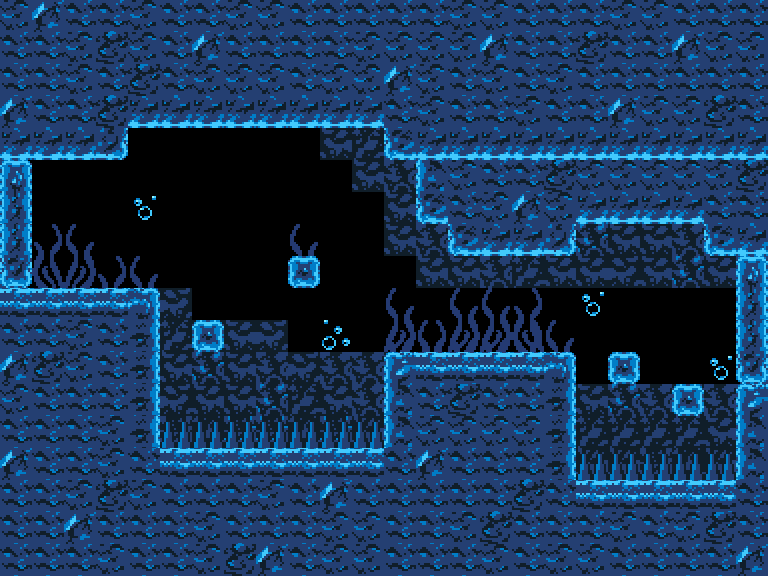

This game map was drawn from its Tiled (.tmx) file and the tilesets committed beside it. A one-line description and the full map source follow:
An orthogonal 24x18 tile map with 32x32 px tiles, 8 tile layers (decoration, seaweed, blocks, hazards, ...) and 3 objects (playerSpawnRight, playerSpawnLeft, playerSpawn).

<map version="1.5" tiledversion="1.6.0" orientation="orthogonal" renderorder="right-down" width="24" height="18" tilewidth="32" tileheight="32" infinite="0" nextlayerid="14" nextobjectid="5">
 <editorsettings>
  <export target="waterLeftRight.json" format="json" />
 </editorsettings>
 <tileset firstgid="1" name="waterTileset" tilewidth="32" tileheight="32" tilecount="400" columns="20">
  <image source="waterTileset.png" trans="000000" width="640" height="640" />
  <tile id="0">
   <properties>
    <property name="collides" type="bool" value="true" />
   </properties>
  </tile>
  <tile id="1">
   <properties>
    <property name="collides" type="bool" value="true" />
   </properties>
  </tile>
  <tile id="2">
   <properties>
    <property name="collides" type="bool" value="true" />
   </properties>
  </tile>
  <tile id="3">
   <properties>
    <property name="collides" type="bool" value="true" />
   </properties>
  </tile>
  <tile id="9">
   <properties>
    <property name="collides" type="bool" value="true" />
   </properties>
  </tile>
  <tile id="10">
   <properties>
    <property name="collides" type="bool" value="true" />
   </properties>
  </tile>
  <tile id="11">
   <properties>
    <property name="collides" type="bool" value="true" />
   </properties>
  </tile>
  <tile id="12">
   <properties>
    <property name="collides" type="bool" value="true" />
   </properties>
  </tile>
  <tile id="20">
   <properties>
    <property name="collides" type="bool" value="true" />
   </properties>
  </tile>
  <tile id="21">
   <properties>
    <property name="collides" type="bool" value="true" />
   </properties>
  </tile>
  <tile id="22">
   <properties>
    <property name="collides" type="bool" value="true" />
   </properties>
  </tile>
  <tile id="23">
   <properties>
    <property name="collides" type="bool" value="true" />
   </properties>
  </tile>
  <tile id="29">
   <properties>
    <property name="collides" type="bool" value="true" />
   </properties>
  </tile>
  <tile id="30">
   <properties>
    <property name="collides" type="bool" value="true" />
   </properties>
  </tile>
  <tile id="31">
   <properties>
    <property name="collides" type="bool" value="true" />
   </properties>
  </tile>
  <tile id="32">
   <properties>
    <property name="collides" type="bool" value="true" />
   </properties>
  </tile>
  <tile id="40">
   <properties>
    <property name="collides" type="bool" value="true" />
   </properties>
  </tile>
  <tile id="41">
   <properties>
    <property name="collides" type="bool" value="true" />
   </properties>
  </tile>
  <tile id="42">
   <properties>
    <property name="collides" type="bool" value="true" />
   </properties>
  </tile>
  <tile id="43">
   <properties>
    <property name="collides" type="bool" value="true" />
   </properties>
  </tile>
  <tile id="49">
   <properties>
    <property name="collides" type="bool" value="true" />
   </properties>
  </tile>
  <tile id="50">
   <properties>
    <property name="collides" type="bool" value="true" />
   </properties>
  </tile>
  <tile id="51">
   <properties>
    <property name="collides" type="bool" value="true" />
   </properties>
  </tile>
  <tile id="52">
   <properties>
    <property name="collides" type="bool" value="true" />
   </properties>
  </tile>
  <tile id="60">
   <properties>
    <property name="collides" type="bool" value="true" />
   </properties>
  </tile>
  <tile id="61">
   <properties>
    <property name="collides" type="bool" value="true" />
   </properties>
  </tile>
  <tile id="62">
   <properties>
    <property name="collides" type="bool" value="true" />
   </properties>
  </tile>
  <tile id="63">
   <properties>
    <property name="collides" type="bool" value="true" />
   </properties>
  </tile>
  <tile id="69">
   <properties>
    <property name="collides" type="bool" value="true" />
   </properties>
  </tile>
  <tile id="70">
   <properties>
    <property name="collides" type="bool" value="true" />
   </properties>
  </tile>
  <tile id="71">
   <properties>
    <property name="collides" type="bool" value="true" />
   </properties>
  </tile>
  <tile id="72">
   <properties>
    <property name="collides" type="bool" value="true" />
   </properties>
  </tile>
  <tile id="85">
   <properties>
    <property name="collides" type="bool" value="true" />
   </properties>
  </tile>
  <tile id="86">
   <properties>
    <property name="collides" type="bool" value="true" />
   </properties>
  </tile>
  <tile id="87">
   <properties>
    <property name="collides" type="bool" value="true" />
   </properties>
  </tile>
  <tile id="88">
   <properties>
    <property name="collides" type="bool" value="true" />
   </properties>
  </tile>
  <tile id="93">
   <properties>
    <property name="collides" type="bool" value="true" />
   </properties>
  </tile>
  <tile id="94">
   <properties>
    <property name="collides" type="bool" value="true" />
   </properties>
  </tile>
  <tile id="95">
   <properties>
    <property name="collides" type="bool" value="true" />
   </properties>
  </tile>
  <tile id="96">
   <properties>
    <property name="collides" type="bool" value="true" />
   </properties>
  </tile>
  <tile id="105">
   <properties>
    <property name="collides" type="bool" value="true" />
   </properties>
  </tile>
  <tile id="106">
   <properties>
    <property name="collides" type="bool" value="true" />
   </properties>
  </tile>
  <tile id="107">
   <properties>
    <property name="collides" type="bool" value="true" />
   </properties>
  </tile>
  <tile id="108">
   <properties>
    <property name="collides" type="bool" value="true" />
   </properties>
  </tile>
  <tile id="113">
   <properties>
    <property name="collides" type="bool" value="true" />
   </properties>
  </tile>
  <tile id="114">
   <properties>
    <property name="collides" type="bool" value="true" />
   </properties>
  </tile>
  <tile id="115">
   <properties>
    <property name="collides" type="bool" value="true" />
   </properties>
  </tile>
  <tile id="116">
   <properties>
    <property name="collides" type="bool" value="true" />
   </properties>
  </tile>
  <tile id="125">
   <properties>
    <property name="collides" type="bool" value="true" />
   </properties>
  </tile>
  <tile id="126">
   <properties>
    <property name="collides" type="bool" value="true" />
   </properties>
  </tile>
  <tile id="127">
   <properties>
    <property name="collides" type="bool" value="true" />
   </properties>
  </tile>
  <tile id="128">
   <properties>
    <property name="collides" type="bool" value="true" />
   </properties>
  </tile>
  <tile id="133">
   <properties>
    <property name="collides" type="bool" value="true" />
   </properties>
  </tile>
  <tile id="134">
   <properties>
    <property name="collides" type="bool" value="true" />
   </properties>
  </tile>
  <tile id="135">
   <properties>
    <property name="collides" type="bool" value="true" />
   </properties>
  </tile>
  <tile id="136">
   <properties>
    <property name="collides" type="bool" value="true" />
   </properties>
  </tile>
  <tile id="145">
   <properties>
    <property name="collides" type="bool" value="true" />
   </properties>
  </tile>
  <tile id="146">
   <properties>
    <property name="collides" type="bool" value="true" />
   </properties>
  </tile>
  <tile id="147">
   <properties>
    <property name="collides" type="bool" value="true" />
   </properties>
  </tile>
  <tile id="148">
   <properties>
    <property name="collides" type="bool" value="true" />
   </properties>
  </tile>
  <tile id="153">
   <properties>
    <property name="collides" type="bool" value="true" />
   </properties>
  </tile>
  <tile id="154">
   <properties>
    <property name="collides" type="bool" value="true" />
   </properties>
  </tile>
  <tile id="155">
   <properties>
    <property name="collides" type="bool" value="true" />
   </properties>
  </tile>
  <tile id="156">
   <properties>
    <property name="collides" type="bool" value="true" />
   </properties>
  </tile>
  <tile id="160">
   <properties>
    <property name="collides" type="bool" value="true" />
   </properties>
  </tile>
  <tile id="169">
   <properties>
    <property name="collides" type="bool" value="true" />
   </properties>
  </tile>
  <tile id="170">
   <properties>
    <property name="collides" type="bool" value="true" />
   </properties>
  </tile>
  <tile id="171">
   <properties>
    <property name="collides" type="bool" value="true" />
   </properties>
  </tile>
  <tile id="172">
   <properties>
    <property name="collides" type="bool" value="true" />
   </properties>
  </tile>
  <tile id="189">
   <properties>
    <property name="collides" type="bool" value="true" />
   </properties>
  </tile>
  <tile id="190">
   <properties>
    <property name="collides" type="bool" value="true" />
   </properties>
  </tile>
  <tile id="191">
   <properties>
    <property name="collides" type="bool" value="true" />
   </properties>
  </tile>
  <tile id="192">
   <properties>
    <property name="collides" type="bool" value="true" />
   </properties>
  </tile>
  <tile id="209">
   <properties>
    <property name="collides" type="bool" value="true" />
   </properties>
  </tile>
  <tile id="210">
   <properties>
    <property name="collides" type="bool" value="true" />
   </properties>
  </tile>
  <tile id="211">
   <properties>
    <property name="collides" type="bool" value="true" />
   </properties>
  </tile>
  <tile id="212">
   <properties>
    <property name="collides" type="bool" value="true" />
   </properties>
  </tile>
  <tile id="229">
   <properties>
    <property name="collides" type="bool" value="true" />
   </properties>
  </tile>
  <tile id="230">
   <properties>
    <property name="collides" type="bool" value="true" />
   </properties>
  </tile>
  <tile id="231">
   <properties>
    <property name="collides" type="bool" value="true" />
   </properties>
  </tile>
  <tile id="232">
   <properties>
    <property name="collides" type="bool" value="true" />
   </properties>
  </tile>
 </tileset>
 <layer id="4" name="decoration" width="24" height="18">
  <data encoding="csv">
0,0,0,0,0,0,0,0,0,0,0,0,0,0,0,0,0,0,0,0,0,0,0,0,
0,0,0,0,0,0,0,0,0,0,0,0,0,0,0,0,0,0,0,0,0,0,0,0,
0,0,0,0,0,0,0,0,0,0,0,0,0,0,0,0,0,0,0,0,0,0,0,0,
0,0,0,0,0,0,0,0,0,0,0,0,0,0,0,0,0,0,0,0,0,0,0,0,
0,0,0,0,0,0,0,0,0,0,144,123,122,0,0,0,0,0,0,0,0,0,0,0,
0,0,0,0,0,0,0,0,0,0,0,144,122,0,0,0,0,0,0,0,0,0,0,0,
0,0,0,0,25,0,0,0,0,0,0,0,144,122,0,0,0,0,0,0,0,0,0,0,
0,6,7,0,0,0,0,0,0,7,0,0,144,122,122,0,0,122,121,144,144,122,122,0,
0,26,27,6,0,0,0,0,0,0,0,0,0,144,144,122,123,144,144,124,144,121,144,122,
0,0,0,0,124,124,0,0,0,0,0,0,0,0,0,0,0,0,25,0,0,0,0,0,
0,0,0,0,0,123,123,144,124,0,45,0,6,6,6,6,6,7,0,0,0,0,0,0,
0,0,0,0,144,144,121,144,122,124,122,122,123,0,0,0,0,0,0,0,0,0,25,0,
0,0,0,0,0,124,144,144,121,123,144,122,144,0,0,123,124,123,144,121,122,124,122,122,
0,0,0,0,0,122,123,121,121,123,121,144,123,0,0,0,123,123,123,123,123,123,144,0,
0,0,0,0,0,0,0,0,0,0,0,0,0,0,0,0,0,144,144,144,122,123,144,0,
0,0,0,0,0,0,0,0,0,0,0,0,0,0,0,0,0,0,123,144,121,123,144,122,
0,0,0,0,0,0,0,0,0,0,0,0,0,0,0,0,0,0,0,0,0,0,0,0,
0,0,0,0,0,0,0,0,0,0,0,0,0,0,0,0,0,0,0,0,0,0,0,0
</data>
 </layer>
 <layer id="9" name="seaweed" width="24" height="18">
  <data encoding="csv">
0,0,0,0,0,0,0,0,0,0,0,0,0,0,0,0,0,0,0,0,0,0,0,0,
0,0,0,0,0,0,0,0,0,0,0,0,0,0,0,0,0,0,0,0,0,0,0,0,
0,0,0,0,0,0,0,0,0,0,0,0,0,0,0,0,0,0,0,0,0,0,0,0,
0,0,0,0,0,0,0,0,0,0,0,0,0,0,0,0,0,0,0,0,0,0,0,0,
0,0,0,0,0,0,0,0,0,0,0,0,0,0,0,0,0,0,0,0,0,0,0,0,
0,0,0,0,0,0,0,0,0,0,0,0,0,0,0,0,0,0,0,0,0,0,0,0,
0,0,0,0,0,0,0,0,0,0,0,0,0,0,0,0,0,0,0,0,0,0,0,0,
0,0,0,0,0,0,0,0,0,0,0,0,0,0,0,0,0,0,0,0,0,0,0,0,
0,0,0,0,7,0,0,0,0,0,0,0,0,0,0,0,0,0,0,0,0,0,0,0,
0,0,0,0,0,0,0,0,0,0,0,0,7,0,7,7,6,0,0,0,0,0,0,0,
0,0,0,0,0,0,0,0,0,0,0,0,27,7,27,27,26,0,0,0,0,0,0,0,
0,0,0,0,0,0,0,0,0,0,0,0,0,0,0,0,0,0,0,0,0,0,0,0,
0,0,0,0,0,0,0,0,0,0,0,0,0,0,0,0,0,0,0,0,0,0,0,0,
0,0,0,0,0,0,0,0,0,0,0,0,0,0,0,0,0,0,0,0,0,0,0,0,
0,0,0,0,0,0,0,0,0,0,0,0,0,0,0,0,0,0,0,0,0,0,0,0,
0,0,0,0,0,0,0,0,0,0,0,0,0,0,0,0,0,0,0,0,0,0,0,0,
0,0,0,0,0,0,0,0,0,0,0,0,0,0,0,0,0,0,0,0,0,0,0,0,
0,0,0,0,0,0,0,0,0,0,0,0,0,0,0,0,0,0,0,0,0,0,0,0
</data>
 </layer>
 <layer id="1" name="blocks" width="24" height="18">
  <properties>
   <property name="collides" type="bool" value="true" />
  </properties>
  <data encoding="csv">
5,102,22,22,5,22,22,5,5,22,22,22,22,22,5,5,22,22,22,5,5,22,22,22,
22,22,5,101,5,22,102,22,22,22,22,5,5,5,5,102,22,22,101,22,22,102,5,5,
22,22,5,22,101,22,5,5,5,22,5,5,102,5,22,5,22,5,22,22,22,22,22,22,
102,22,22,101,42,42,42,42,42,42,42,42,22,5,22,22,5,22,22,102,5,5,101,22,
42,42,42,43,0,0,0,0,0,0,0,0,41,42,42,42,42,42,42,42,42,42,42,42,
0,0,0,0,0,0,0,0,0,0,0,0,0,21,5,22,22,101,5,5,5,5,5,101,
0,0,0,0,0,0,0,0,0,0,0,0,0,41,22,5,102,5,42,42,42,42,22,22,
0,0,0,0,0,0,0,0,0,0,0,0,0,0,41,42,42,43,0,0,0,0,41,42,
0,0,0,0,0,0,0,0,0,64,0,0,0,0,0,0,0,0,0,0,0,0,0,0,
2,2,2,2,3,0,0,0,0,0,0,0,0,0,0,0,0,0,0,0,0,0,0,0,
22,22,5,22,23,0,64,0,0,0,0,0,0,0,0,0,0,0,0,0,0,0,0,0,
102,101,5,22,23,0,0,0,0,0,0,0,1,2,2,2,2,3,0,64,0,0,0,0,
5,22,22,22,23,0,0,0,0,0,0,0,21,22,101,22,22,23,0,0,0,64,0,1,
22,22,22,5,23,0,0,0,0,0,0,0,21,5,5,5,5,23,0,0,0,0,0,21,
102,22,22,5,22,2,2,2,2,2,2,2,22,102,22,22,22,23,0,0,0,0,0,21,
22,22,5,101,5,22,22,22,5,22,102,22,22,22,22,22,101,22,2,2,2,2,2,22,
22,22,102,22,22,22,5,22,22,22,5,5,22,22,5,101,22,22,22,5,22,5,101,22,
22,22,22,5,22,22,5,101,102,22,5,5,22,22,22,5,22,5,5,22,22,22,22,102
</data>
 </layer>
 <layer id="8" name="hazards" width="24" height="18">
  <properties>
   <property name="collides" type="bool" value="true" />
  </properties>
  <data encoding="csv">
0,0,0,0,0,0,0,0,0,0,0,0,0,0,0,0,0,0,0,0,0,0,0,0,
0,0,0,0,0,0,0,0,0,0,0,0,0,0,0,0,0,0,0,0,0,0,0,0,
0,0,0,0,0,0,0,0,0,0,0,0,0,0,0,0,0,0,0,0,0,0,0,0,
0,0,0,0,0,0,0,0,0,0,0,0,0,0,0,0,0,0,0,0,0,0,0,0,
0,0,0,0,0,0,0,0,0,0,0,0,0,0,0,0,0,0,0,0,0,0,0,0,
0,0,0,0,0,0,0,0,0,0,0,0,0,0,0,0,0,0,0,0,0,0,0,0,
0,0,0,0,0,0,0,0,0,0,0,0,0,0,0,0,0,0,0,0,0,0,0,0,
0,0,0,0,0,0,0,0,0,0,0,0,0,0,0,0,0,0,0,0,0,0,0,0,
0,0,0,0,0,0,0,0,0,0,0,0,0,0,0,0,0,0,0,0,0,0,0,0,
0,0,0,0,0,0,0,0,0,0,0,0,0,0,0,0,0,0,0,0,0,0,0,0,
0,0,0,0,0,0,0,0,0,0,0,0,0,0,0,0,0,0,0,0,0,0,0,0,
0,0,0,0,0,0,0,0,0,0,0,0,0,0,0,0,0,0,0,0,0,0,0,0,
0,0,0,0,0,0,0,0,0,0,0,0,0,0,0,0,0,0,0,0,0,0,0,0,
0,0,0,0,0,161,161,161,161,161,161,161,0,0,0,0,0,0,0,0,0,0,0,0,
0,0,0,0,0,0,0,0,0,0,0,0,0,0,0,0,0,0,161,161,161,161,161,0,
0,0,0,0,0,0,0,0,0,0,0,0,0,0,0,0,0,0,0,0,0,0,0,0,
0,0,0,0,0,0,0,0,0,0,0,0,0,0,0,0,0,0,0,0,0,0,0,0,
0,0,0,0,0,0,0,0,0,0,0,0,0,0,0,0,0,0,0,0,0,0,0,0
</data>
 </layer>
 <layer id="12" name="leftPipe" width="24" height="18">
  <data encoding="csv">
0,0,0,0,0,0,0,0,0,0,0,0,0,0,0,0,0,0,0,0,0,0,0,0,
0,0,0,0,0,0,0,0,0,0,0,0,0,0,0,0,0,0,0,0,0,0,0,0,
0,0,0,0,0,0,0,0,0,0,0,0,0,0,0,0,0,0,0,0,0,0,0,0,
0,0,0,0,0,0,0,0,0,0,0,0,0,0,0,0,0,0,0,0,0,0,0,0,
0,0,0,0,0,0,0,0,0,0,0,0,0,0,0,0,0,0,0,0,0,0,0,0,
97,0,0,0,0,0,0,0,0,0,0,0,0,0,0,0,0,0,0,0,0,0,0,0,
117,0,0,0,0,0,0,0,0,0,0,0,0,0,0,0,0,0,0,0,0,0,0,0,
137,0,0,0,0,0,0,0,0,0,0,0,0,0,0,0,0,0,0,0,0,0,0,0,
157,0,0,0,0,0,0,0,0,0,0,0,0,0,0,0,0,0,0,0,0,0,0,0,
0,0,0,0,0,0,0,0,0,0,0,0,0,0,0,0,0,0,0,0,0,0,0,0,
0,0,0,0,0,0,0,0,0,0,0,0,0,0,0,0,0,0,0,0,0,0,0,0,
0,0,0,0,0,0,0,0,0,0,0,0,0,0,0,0,0,0,0,0,0,0,0,0,
0,0,0,0,0,0,0,0,0,0,0,0,0,0,0,0,0,0,0,0,0,0,0,0,
0,0,0,0,0,0,0,0,0,0,0,0,0,0,0,0,0,0,0,0,0,0,0,0,
0,0,0,0,0,0,0,0,0,0,0,0,0,0,0,0,0,0,0,0,0,0,0,0,
0,0,0,0,0,0,0,0,0,0,0,0,0,0,0,0,0,0,0,0,0,0,0,0,
0,0,0,0,0,0,0,0,0,0,0,0,0,0,0,0,0,0,0,0,0,0,0,0,
0,0,0,0,0,0,0,0,0,0,0,0,0,0,0,0,0,0,0,0,0,0,0,0
</data>
 </layer>
 <layer id="2" name="leftDoor" width="24" height="18">
  <properties>
   <property name="collides" type="bool" value="true" />
  </properties>
  <data encoding="csv">
0,0,0,0,0,0,0,0,0,0,0,0,0,0,0,0,0,0,0,0,0,0,0,0,
0,0,0,0,0,0,0,0,0,0,0,0,0,0,0,0,0,0,0,0,0,0,0,0,
0,0,0,0,0,0,0,0,0,0,0,0,0,0,0,0,0,0,0,0,0,0,0,0,
0,0,0,0,0,0,0,0,0,0,0,0,0,0,0,0,0,0,0,0,0,0,0,0,
0,0,0,0,0,0,0,0,0,0,0,0,0,0,0,0,0,0,0,0,0,0,0,0,
4,0,0,0,0,0,0,0,0,0,0,0,0,0,0,0,0,0,0,0,0,0,0,0,
24,0,0,0,0,0,0,0,0,0,0,0,0,0,0,0,0,0,0,0,0,0,0,0,
24,0,0,0,0,0,0,0,0,0,0,0,0,0,0,0,0,0,0,0,0,0,0,0,
44,0,0,0,0,0,0,0,0,0,0,0,0,0,0,0,0,0,0,0,0,0,0,0,
0,0,0,0,0,0,0,0,0,0,0,0,0,0,0,0,0,0,0,0,0,0,0,0,
0,0,0,0,0,0,0,0,0,0,0,0,0,0,0,0,0,0,0,0,0,0,0,0,
0,0,0,0,0,0,0,0,0,0,0,0,0,0,0,0,0,0,0,0,0,0,0,0,
0,0,0,0,0,0,0,0,0,0,0,0,0,0,0,0,0,0,0,0,0,0,0,0,
0,0,0,0,0,0,0,0,0,0,0,0,0,0,0,0,0,0,0,0,0,0,0,0,
0,0,0,0,0,0,0,0,0,0,0,0,0,0,0,0,0,0,0,0,0,0,0,0,
0,0,0,0,0,0,0,0,0,0,0,0,0,0,0,0,0,0,0,0,0,0,0,0,
0,0,0,0,0,0,0,0,0,0,0,0,0,0,0,0,0,0,0,0,0,0,0,0,
0,0,0,0,0,0,0,0,0,0,0,0,0,0,0,0,0,0,0,0,0,0,0,0
</data>
 </layer>
 <layer id="13" name="rightPipe" width="24" height="18">
  <data encoding="csv">
0,0,0,0,0,0,0,0,0,0,0,0,0,0,0,0,0,0,0,0,0,0,0,0,
0,0,0,0,0,0,0,0,0,0,0,0,0,0,0,0,0,0,0,0,0,0,0,0,
0,0,0,0,0,0,0,0,0,0,0,0,0,0,0,0,0,0,0,0,0,0,0,0,
0,0,0,0,0,0,0,0,0,0,0,0,0,0,0,0,0,0,0,0,0,0,0,0,
0,0,0,0,0,0,0,0,0,0,0,0,0,0,0,0,0,0,0,0,0,0,0,0,
0,0,0,0,0,0,0,0,0,0,0,0,0,0,0,0,0,0,0,0,0,0,0,0,
0,0,0,0,0,0,0,0,0,0,0,0,0,0,0,0,0,0,0,0,0,0,0,0,
0,0,0,0,0,0,0,0,0,0,0,0,0,0,0,0,0,0,0,0,0,0,0,0,
0,0,0,0,0,0,0,0,0,0,0,0,0,0,0,0,0,0,0,0,0,0,0,86,
0,0,0,0,0,0,0,0,0,0,0,0,0,0,0,0,0,0,0,0,0,0,0,106,
0,0,0,0,0,0,0,0,0,0,0,0,0,0,0,0,0,0,0,0,0,0,0,126,
0,0,0,0,0,0,0,0,0,0,0,0,0,0,0,0,0,0,0,0,0,0,0,146,
0,0,0,0,0,0,0,0,0,0,0,0,0,0,0,0,0,0,0,0,0,0,0,0,
0,0,0,0,0,0,0,0,0,0,0,0,0,0,0,0,0,0,0,0,0,0,0,0,
0,0,0,0,0,0,0,0,0,0,0,0,0,0,0,0,0,0,0,0,0,0,0,0,
0,0,0,0,0,0,0,0,0,0,0,0,0,0,0,0,0,0,0,0,0,0,0,0,
0,0,0,0,0,0,0,0,0,0,0,0,0,0,0,0,0,0,0,0,0,0,0,0,
0,0,0,0,0,0,0,0,0,0,0,0,0,0,0,0,0,0,0,0,0,0,0,0
</data>
 </layer>
 <layer id="3" name="rightDoor" width="24" height="18">
  <properties>
   <property name="collides" type="bool" value="true" />
  </properties>
  <data encoding="csv">
0,0,0,0,0,0,0,0,0,0,0,0,0,0,0,0,0,0,0,0,0,0,0,0,
0,0,0,0,0,0,0,0,0,0,0,0,0,0,0,0,0,0,0,0,0,0,0,0,
0,0,0,0,0,0,0,0,0,0,0,0,0,0,0,0,0,0,0,0,0,0,0,0,
0,0,0,0,0,0,0,0,0,0,0,0,0,0,0,0,0,0,0,0,0,0,0,0,
0,0,0,0,0,0,0,0,0,0,0,0,0,0,0,0,0,0,0,0,0,0,0,0,
0,0,0,0,0,0,0,0,0,0,0,0,0,0,0,0,0,0,0,0,0,0,0,0,
0,0,0,0,0,0,0,0,0,0,0,0,0,0,0,0,0,0,0,0,0,0,0,0,
0,0,0,0,0,0,0,0,0,0,0,0,0,0,0,0,0,0,0,0,0,0,0,0,
0,0,0,0,0,0,0,0,0,0,0,0,0,0,0,0,0,0,0,0,0,0,0,4,
0,0,0,0,0,0,0,0,0,0,0,0,0,0,0,0,0,0,0,0,0,0,0,24,
0,0,0,0,0,0,0,0,0,0,0,0,0,0,0,0,0,0,0,0,0,0,0,24,
0,0,0,0,0,0,0,0,0,0,0,0,0,0,0,0,0,0,0,0,0,0,0,44,
0,0,0,0,0,0,0,0,0,0,0,0,0,0,0,0,0,0,0,0,0,0,0,0,
0,0,0,0,0,0,0,0,0,0,0,0,0,0,0,0,0,0,0,0,0,0,0,0,
0,0,0,0,0,0,0,0,0,0,0,0,0,0,0,0,0,0,0,0,0,0,0,0,
0,0,0,0,0,0,0,0,0,0,0,0,0,0,0,0,0,0,0,0,0,0,0,0,
0,0,0,0,0,0,0,0,0,0,0,0,0,0,0,0,0,0,0,0,0,0,0,0,
0,0,0,0,0,0,0,0,0,0,0,0,0,0,0,0,0,0,0,0,0,0,0,0
</data>
 </layer>
 <objectgroup id="10" name="playerSpawns">
  <object id="1" name="playerSpawnRight" x="736" y="352">
   <point />
  </object>
  <object id="3" name="playerSpawnLeft" x="0" y="256">
   <point />
  </object>
  <object id="4" name="playerSpawn" x="128" y="256">
   <point />
  </object>
 </objectgroup>
 <objectgroup id="11" name="enemySpawns" />
</map>
